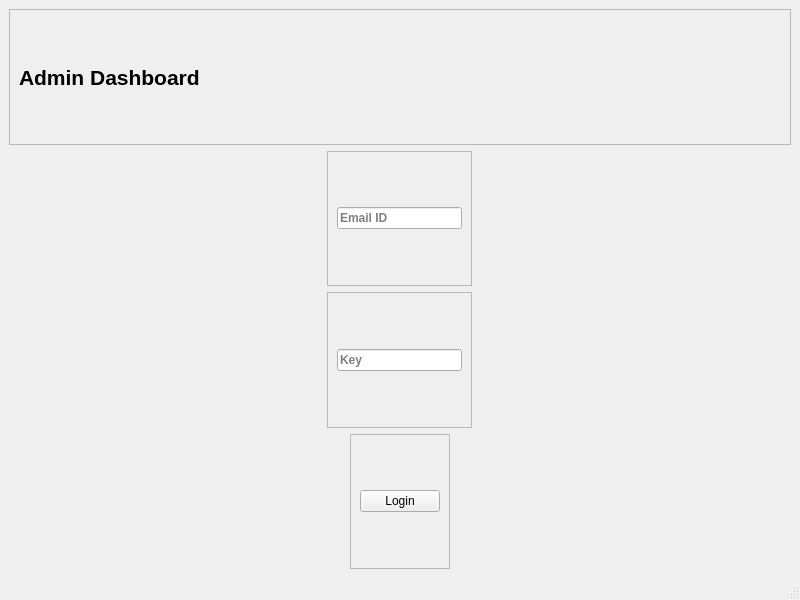
<?xml version="1.0" encoding="UTF-8"?>
<ui version="4.0">
 <class>MainWindow</class>
 <widget class="QMainWindow" name="MainWindow">
  <property name="geometry">
   <rect>
    <x>0</x>
    <y>0</y>
    <width>800</width>
    <height>600</height>
   </rect>
  </property>
  <property name="windowTitle">
   <string>MainWindow</string>
  </property>
  <widget class="QWidget" name="centralwidget">
   <layout class="QVBoxLayout" name="verticalLayout">
    <item>
     <widget class="QFrame" name="frame">
      <property name="layoutDirection">
       <enum>Qt::LeftToRight</enum>
      </property>
      <property name="frameShape">
       <enum>QFrame::StyledPanel</enum>
      </property>
      <property name="frameShadow">
       <enum>QFrame::Raised</enum>
      </property>
      <layout class="QHBoxLayout" name="horizontalLayout_4">
       <item>
        <widget class="QLabel" name="AdminLoginPageLabel">
         <property name="font">
          <font>
           <pointsize>16</pointsize>
           <weight>75</weight>
           <bold>true</bold>
          </font>
         </property>
         <property name="text">
          <string>Admin Dashboard</string>
         </property>
        </widget>
       </item>
      </layout>
     </widget>
    </item>
    <item alignment="Qt::AlignHCenter">
     <widget class="QFrame" name="frame_2">
      <property name="frameShape">
       <enum>QFrame::StyledPanel</enum>
      </property>
      <property name="frameShadow">
       <enum>QFrame::Raised</enum>
      </property>
      <layout class="QHBoxLayout" name="horizontalLayout">
       <item>
        <widget class="QLineEdit" name="AdminPageEnterEmailInput">
         <property name="sizePolicy">
          <sizepolicy hsizetype="Fixed" vsizetype="Fixed">
           <horstretch>2</horstretch>
           <verstretch>0</verstretch>
          </sizepolicy>
         </property>
         <property name="font">
          <font>
           <weight>75</weight>
           <bold>true</bold>
          </font>
         </property>
         <property name="placeholderText">
          <string>Email ID</string>
         </property>
        </widget>
       </item>
      </layout>
     </widget>
    </item>
    <item alignment="Qt::AlignHCenter">
     <widget class="QFrame" name="frame_3">
      <property name="enabled">
       <bool>true</bool>
      </property>
      <property name="frameShape">
       <enum>QFrame::StyledPanel</enum>
      </property>
      <property name="frameShadow">
       <enum>QFrame::Raised</enum>
      </property>
      <layout class="QHBoxLayout" name="horizontalLayout_2">
       <item>
        <widget class="QLineEdit" name="AdminPageEnterKeyInput">
         <property name="font">
          <font>
           <weight>75</weight>
           <bold>true</bold>
          </font>
         </property>
         <property name="placeholderText">
          <string>Key</string>
         </property>
        </widget>
       </item>
      </layout>
     </widget>
    </item>
    <item alignment="Qt::AlignHCenter">
     <widget class="QFrame" name="frame_4">
      <property name="frameShape">
       <enum>QFrame::StyledPanel</enum>
      </property>
      <property name="frameShadow">
       <enum>QFrame::Raised</enum>
      </property>
      <layout class="QHBoxLayout" name="horizontalLayout_3">
       <item>
        <widget class="QPushButton" name="AdminPageLoginPushButton">
         <property name="text">
          <string>Login</string>
         </property>
        </widget>
       </item>
      </layout>
     </widget>
    </item>
   </layout>
  </widget>
  <widget class="QMenuBar" name="menubar">
   <property name="geometry">
    <rect>
     <x>0</x>
     <y>0</y>
     <width>800</width>
     <height>21</height>
    </rect>
   </property>
  </widget>
  <widget class="QStatusBar" name="statusbar"/>
 </widget>
 <resources/>
 <connections/>
</ui>
